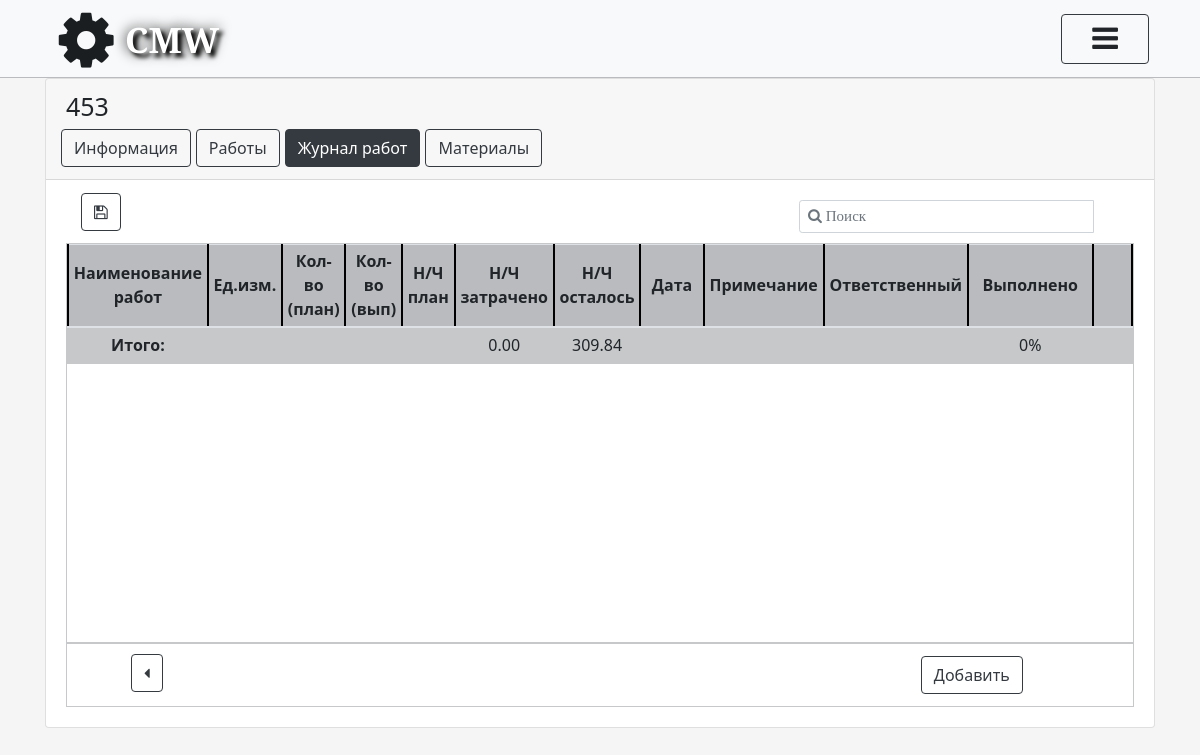
The app's page /project/2015-5986-1589274616/objects/detail/453-1597247831/work/complete/ (signed in), older data.
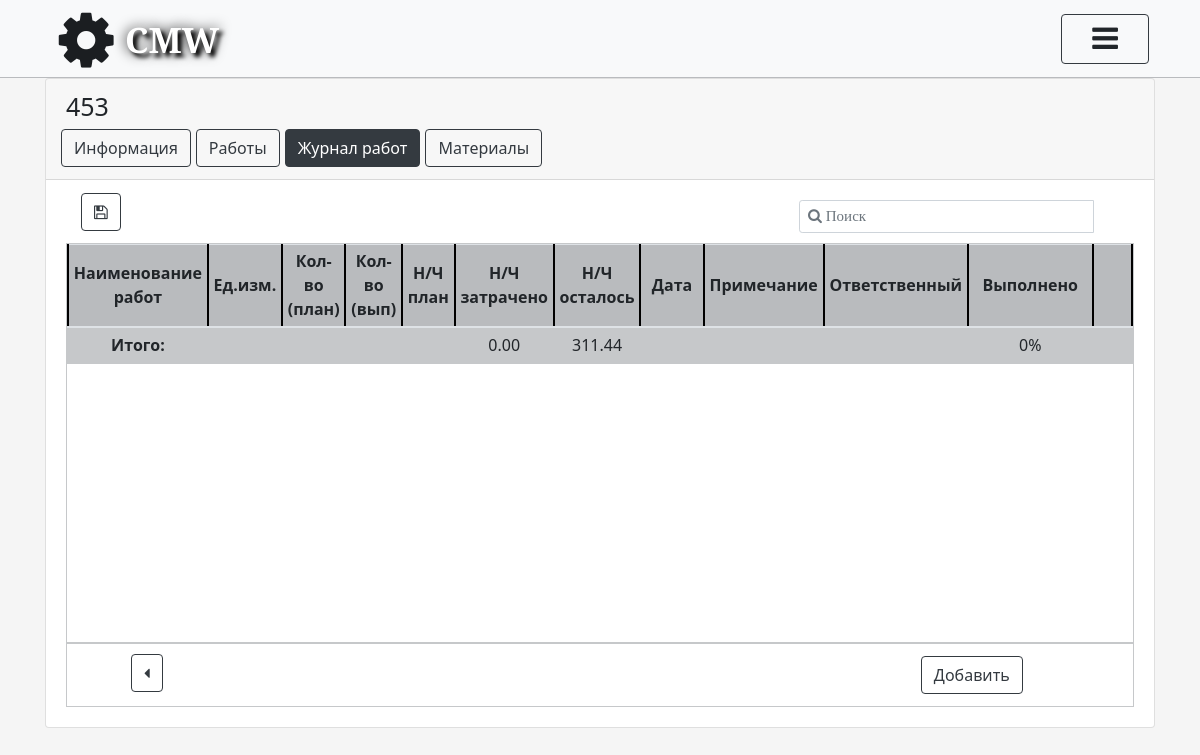
The same page, newer data.
### object/models.py (models this page shows, shortened)
class Object(models.Model):
    Name_Object = models.CharField(max_length=500, verbose_name='Наименование объекта', unique=True)
    Adress_Object = models.TextField(verbose_name='Адрес', unique=True)
    NCH_General = models.DecimalField(verbose_name='Н/Ч общее', max_digits=6, decimal_places=2)
    NCH_Spent = models.DecimalField(default=0, verbose_name='Н/Ч затрачено', max_digits=6, decimal_places=2)
    NCH_Left = models.DecimalField(default=0, verbose_name='Н/Ч осталось', max_digits=6, decimal_places=2)
    Perform_proc = models.SmallIntegerField(default=0, verbose_name='Выполнено')
    ID_Project = models.ForeignKey(Project, on_delete=models.CASCADE, verbose_name='Проект')
    ID_Rukovoditel = models.ForeignKey(CustomUser, on_delete=models.CASCADE, verbose_name='Руководитель',
                                       related_name='Руководитель', blank=True, null=True)
    ID_Menedger = models.ForeignKey(CustomUser, on_delete=models.CASCADE, verbose_name='Менеджер',
                                    related_name='Менеджер', blank=True, null=True)
    ID_Ingener = models.ForeignKey(CustomUser, on_delete=models.CASCADE, verbose_name='Инженер',
                                   related_name='Инженер', blank=True, null=True)
    ID_Montazhnik = models.ForeignKey(CustomUser, on_delete=models.CASCADE, verbose_name='Старший_монтажник',
                                      related_name='Старший_монтажник', blank=True, null=True)
    FIO_zakazchika = models.CharField(max_length=500, verbose_name='ФИО заказчика', blank=True)
    Number_phone = models.CharField(max_length=20, verbose_name='Номер телефона заказчика', blank=True)
    Note = models.TextField(verbose_name='Примечание', blank=True)
    slug = models.SlugField(max_length=150, blank=True)
    class Meta:
        verbose_name = "Объект"
        verbose_name_plural = "Объекты"

### work/views.py (the view)
# urls.py: path('<str:slug_proj>/objects/detail/<str:slug>/work/complete/', complete_work_view, name="complete_work"),
def complete_work_view(request, slug, slug_proj):
    name_object = Object.objects.get(slug__iexact=slug)
    complete_work = CompleteWorks.objects.filter(name_object=name_object.id)
    x = 2
    plan_work_NCH_general = PlanWorks.objects.filter(name_object=name_object.id)
    return render(request, 'work/complete_work.html',
                  {'object_list': name_object, 'complete_work': complete_work, 'plan_work': plan_work_NCH_general,
                   'slug_proj': slug_proj, 'slug': slug,
                   'nch_left_sum': name_object.NCH_Left, 'nch_spent_sum': name_object.NCH_Spent,
                   'perform_proc_sum': name_object.Perform_proc, 'x': x})

### project/models.py (called while the page is built)
    def get_full_name(self):
        full_name = '%s %s %s' % (self.last_name, self.first_name, self.patronymic_name)
        return full_name.strip()

    def get_id_position(self):
        id_position = self.ID_Position
        return id_position

    def get_email(self):
        email = self.email
        return email

### templates/work/complete_work.html (shortened to what the changed rows need)
{% extends 'card_object.html' %}
{% load static %}
{% block add_style %}
    <link rel="stylesheet" href="{% static 'css/plan_work.css' %}">
    <link rel="stylesheet" href="{% static 'css/objects_table.css' %}">
    <link rel="stylesheet" href="{% static 'css/materials_view.css' %}">
{% endblock %}
{% block info %}
    {% if user.is_authenticated %}
        <section class="table_position_works">
            <div class="nav_object btns_materials">
                <ul class="nav nav-pills card-header-pills ">
                    <li class="nav-item" style="margin-left: 70%;  width: 300px">
                        <form action="" method="post" id="search-form_complete_works">
                            <div class="input-group input-group-sm input_search">
                                <input type="text" name="q" id="q" class="form-control empty" style="font-size: 15px"
                                       placeholder="&#xF002; Поиск">
                            </div>
                        </form>
                    </li>
                    <li style="" class="btn_download">
                        <a href="{% url 'work:dowload_complete_work' slug_proj slug %}"
                           class="btn btn-outline-dark">
                            <i class="fa fa-floppy-o" aria-hidden="true"></i></a>
                    </li>
                </ul>
            </div>
            <div class="zone_table_works posts">
                <table class="table table-sm ">
                    <thead class="high">
                    <tr>
                        <th scope="col" style=" vertical-align: middle" class="higher">Наименование работ</th>
                        <th scope="col" style="text-align: center; vertical-align: middle" class="higher">Ед.изм.</th>
                        <th scope="col" style="text-align: center; vertical-align: middle" class="higher">Кол-во (план)
                        </th>
                        <th scope="col" style="text-align: center; vertical-align: middle" class="higher">Кол-во (вып)
                        </th>
                        <th scope="col" style="text-align: center; vertical-align: middle" class="higher">Н/Ч
                            план
                        </th>
                        <th scope="col" style="text-align: center; vertical-align: middle" class="higher">Н/Ч
                            затрачено
                        </th>
                        <th scope="col" style="text-align: center; vertical-align: middle" class="higher">Н/Ч осталось
                        </th>
                        <th scope="col" style="text-align: center; vertical-align: middle; width: 80px" class="higher">
                            Дата
                        </th>
                        <th scope="col" style="text-align: center; vertical-align: middle" class="higher">Примечание
                        </th>
                        <th scope="col" style="text-align: center; vertical-align: middle" class="higher">
                            Ответственный
                        </th>
                        <th scope="col" style="text-align: center; vertical-align: middle" class="higher">Выполнено
                        </th>
                        <th scope="col" class="higher"></th>
                    </tr>
                    </thead>
                    <tbody>
                    <div class="foot">
                        <tr>
                            <td style=" vertical-align: middle" class="footer"><strong>Итого:</strong></td>
                            <td style="text-align: center; vertical-align: middle" class="footer"></td>
                            <td style="text-align: center; vertical-align: middle" class="footer"></td>
                            <td style="text-align: center; vertical-align: middle" class="footer"></td>
                            <td style="text-align: center; vertical-align: middle" class="footer"></td>
                            <td style="text-align: center; vertical-align: middle"
                                class="footer">{{ nch_spent_sum }}</td>
                            <td style="text-align: center; vertical-align: middle"
                                class="footer">  {{ nch_left_sum }} </td>
                            <td style="text-align: center; vertical-align: middle" class="footer"></td>
                            <td style="text-align: center; vertical-align: middle" class="footer"></td>
                            <td style="text-align: center; vertical-align: middle" class="footer"></td>
                            <td style="vertical-align: middle; " width="150" class="footer">{{ perform_proc_sum }}%</td>
                            <td style="text-align: center; vertical-align: middle" width="80" class="footer">
                        </tr>
                    </div>
                    </tbody>
                </table>
            </div>
            <ul class="btn_control">
                <div id="btn_back">
                    <a style='margin-top: 10px'
                       href="{% url 'object:home' slug_proj %}"
                       class=" btn btn-outline-dark"><i
                            class="fa fa-caret-left" aria-hidden="true"></i></a>
                </div>
                <li >
                    <a class="btn btn-outline-dark" id="btn_add_object"
                       href="{% url 'work:create_complete_work' slug_proj slug %}">
                        Добавить
                    </a>
                </li>
            </ul>
        </section>
    {% else %}
        {% include 'registration/errorPage_auth.html' %}
    {% endif %}
{% endblock %}

### templates/card_object.html (shortened to what this page needs)
{% extends 'wrapper.html' %}
{% url 'object:detail' slug_proj slug as object_detail_url %}
{% load static %}
{% block entr %}
    <div class="card text-center">
        <div class="card-header">
            <div class="zag_name">
                <h3> {{ object_list.Name_Object }} </h3>
            </div>
            <div class="nav_object">
                <ul class="nav nav-pills card-header-pills btn_card">
                    <li class="nav-item ">
                        <a class=" btn btn-outline-dark {% if request.resolver_match.url_name == "detail" or request.resolver_match.url_name == "documents_view" or request.resolver_match.url_name == "documents_delete"%}active{% endif %}"
                           id="btn_add_object"
                           href="{% url 'object:detail'  slug_proj slug %}">
                            Информация
                        </a>
                    </li>
                    <li class="nav-item ">
                        <a class="btn btn-outline-dark "
                           id="btn_add_object"
                           href="{% url 'work:plan_work'  slug_proj slug %}">
                            Работы
                        </a>
                    </li>
                    <li class="nav-item">
                        <a class="btn btn-outline-dark {% if request.resolver_match.url_name == "complete_work" or request.resolver_match.url_name == "create_complete_work" or request.resolver_match.url_name == "delete_complete_work" or request.resolver_match.url_name == "update_complete_work" %}active{% endif %}"
                           id="btn_add_object"
                           href="{% url 'work:complete_work' slug_proj slug %}">
                            Журнал работ
                        </a>
                    </li>
                    <li class="nav-item">
                        <a class="btn btn-outline-dark "
                           id="btn_add_object"
                           href="{% url 'object:materials:plan_materials_view'  slug_proj slug %}">
                            Материалы
                        </a></li>
                </ul>
            </div>
        </div>
        <div class="card-body">
            {% block info %}
            {% endblock %}
        </div>
    </div>
{% endblock %}

Row changes from the older to the newer data that the page shows:
changed Object: NCH_Left "309.84" → "311.44"
